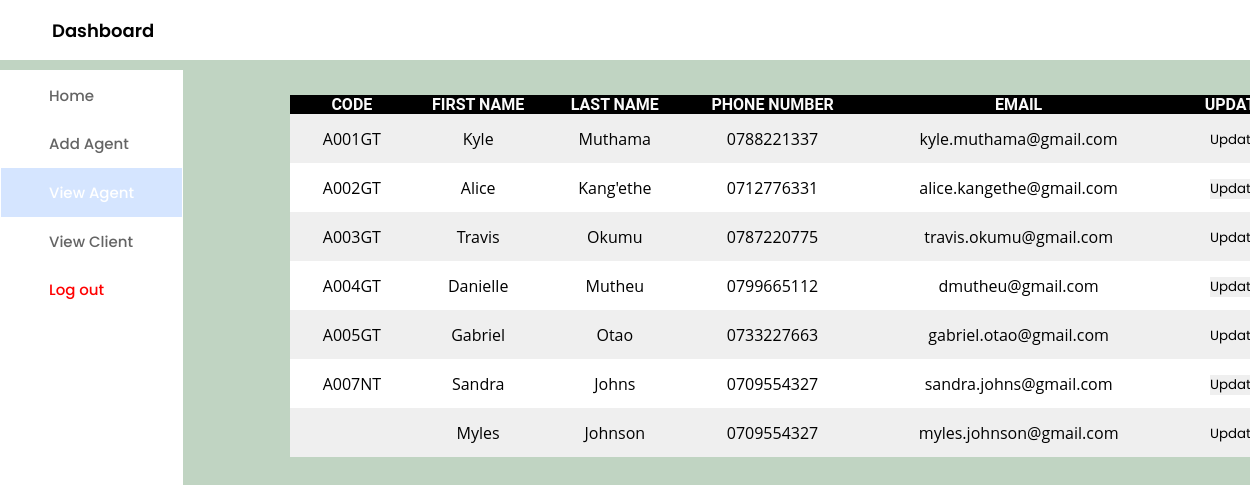
The app's page /Admin-Interface/view_agent_test.php with its own data.
### tables this page shows
CREATE TABLE `agents` (
  `agent_id` int(10) NOT NULL,
  `agent_code` varchar(6) NOT NULL,
  `agent_fname` varchar(255) NOT NULL,
  `agent_lname` varchar(255) NOT NULL,
  `agent_phonenumber` varchar(12) NOT NULL,
  `agent_email` varchar(255) NOT NULL,
  `agent_password` varchar(255) NOT NULL,
  `registered_at` datetime NOT NULL DEFAULT current_timestamp(),
  `is_deleted` tinyint(1) NOT NULL DEFAULT 0
);

### Admin-Interface/agentdb.php (called while the page is built, shortened)
<?php
require_once("../Processes/DBCONNECT.php");
$sqli="SELECT * FROM agents";
$result = mysqli_query($conn , $sqli);
$test=mysqli_fetch_all($result, MYSQLI_ASSOC);
?>

### Admin-Interface/view_agent_test.php (the view, shortened to what this page needs)
<!DOCTYPE html>
<html lang="en">
<head>
  <link rel="stylesheet" href="view_client_test.css">
  <link rel="stylesheet" href="https://cdnjs.cloudflare.com/ajax/libs/font-awesome/6.2.0/css/all.min.css" />
</head>
<body>
  <header class="header">
    <div class="title">
      <span>Dashboard</span>
    </div>
      <h4><?php  include("../Processes/admin-login-process.php"); ?><?php  echo $_SESSION['admin_email']; ?></h4>
  </header>
  <div class="container">
    <nav>
      <div class="side_navbar">
        <a href="Admin_test.php">Home</a>
        <a href="add_agent_test.php">Add Agent</a>
        <a class="active" href="#">View Agent</a>
        <a href="view_client_test.php">View Client</a>
        <a class="log-out-button" href="admin-login.php">Log out</a>
      </div>
    </nav>
    <div class="main-body">
        <table>
                <th>Code</th>
                <th>First Name</th>
                <th>Last Name</th>
                <th>Phone Number</th>
                <th>Email</th>
                <th>Update</th>
            <tbody>
                <?php
                    require_once("agentdb.php");
                    foreach ($test as $key => $value){
                ?>
                <tr>
                    <td><?php echo $value["agent_code"] ?></td>
                    <td><?php echo $value["agent_fname"] ?></td>
                    <td><?php echo $value["agent_lname"] ?></td>
                    <td><?php echo $value["agent_phonenumber"] ?></td>
                    <td><?php echo $value["agent_email"] ?></td>
                    <td><?php
                    echo "<div class='wrapper'>
                        <form action='editagent.php' method='POST'>
                        <input type='hidden' name='agent_id' value=".$value['agent_id']." />
                        <button type='Submit' class='button'>Update </button>
                        </form>
                        </div>"
                    ?></td>
                </tr>
                <?php }
                ?>
            </tbody>
        </table>
    </div>
    </div>
</body>
</html>

### Admin-Interface/view_client_test.css (style rules this page uses)
* { margin: 0; padding: 0; border: none; outline: none; text-decoration: none; box-sizing: border-box; font-family: "Poppins", sans-serif; }
body { background: #c0d4c2; }
.header { display: flex; align-items: center; justify-content: space-between; height: 60px; padding: 20px; background: white; }
.title { display: flex; align-items: center; }
.title span { color: black; font-size: 18px; font-weight: 600; margin: 2rem 8rem 2rem 2rem; }
.container { margin-top: 10px; display: flex; justify-content: space-between; height: auto; }
nav { background: white; }
.side_navbar { padding: 1px; display: flex; flex-direction: column; height: 100vh; }
.side_navbar a { width: 100%; padding: 0.8rem 3rem; font-weight: 500; font-size: 15px; color: rgb(100, 100, 100); transition: all 0.35s; }
.side_navbar .log-out-button { color: red; }
.side_navbar .active { background-color: #d5e5ff; color: white; }
.main-body { width: 80%; justify-content: center; align-items: center; }
table { margin-left: 40px; width: 100%; margin-top: 25px; border-spacing: 0; border-radius: 12px 12px 0 0; border-collapse: separate; background: white; box-shadow: black; text-align: center; }
.th,td { padding: 12px 15px; }
th { background: black; color: #fafafa; text-transform: uppercase; font-family: 'Roboto', sans-serif; }
td { font-family: 'Open sans', sans-serif; }
tr:nth-child(odd) { background-color: #eeee; }

### records on screen
agents: agent_code "A001GT", agent_fname "Kyle", agent_lname "Muthama", agent_phonenumber "0788221337", agent_email "kyle.muthama@gmail.com"
agents: agent_code "A002GT", agent_fname "Alice", agent_lname "Kang'ethe", agent_phonenumber "0712776331", agent_email "alice.kangethe@gmail.com"
agents: agent_code "A003GT", agent_fname "Travis", agent_lname "Okumu", agent_phonenumber "0787220775", agent_email "travis.okumu@gmail.com"
agents: agent_code "A004GT", agent_fname "Danielle", agent_lname "Mutheu", agent_phonenumber "0799665112", agent_email "dmutheu@gmail.com"
agents: agent_code "A005GT", agent_fname "Gabriel", agent_lname "Otao", agent_phonenumber "0733227663", agent_email "gabriel.otao@gmail.com"
agents: agent_code "A007NT", agent_fname "Sandra", agent_lname "Johns", agent_phonenumber "0709554327", agent_email "sandra.johns@gmail.com"
agents: agent_fname "Myles", agent_lname "Johnson", agent_phonenumber "0709554327", agent_email "myles.johnson@gmail.com"
